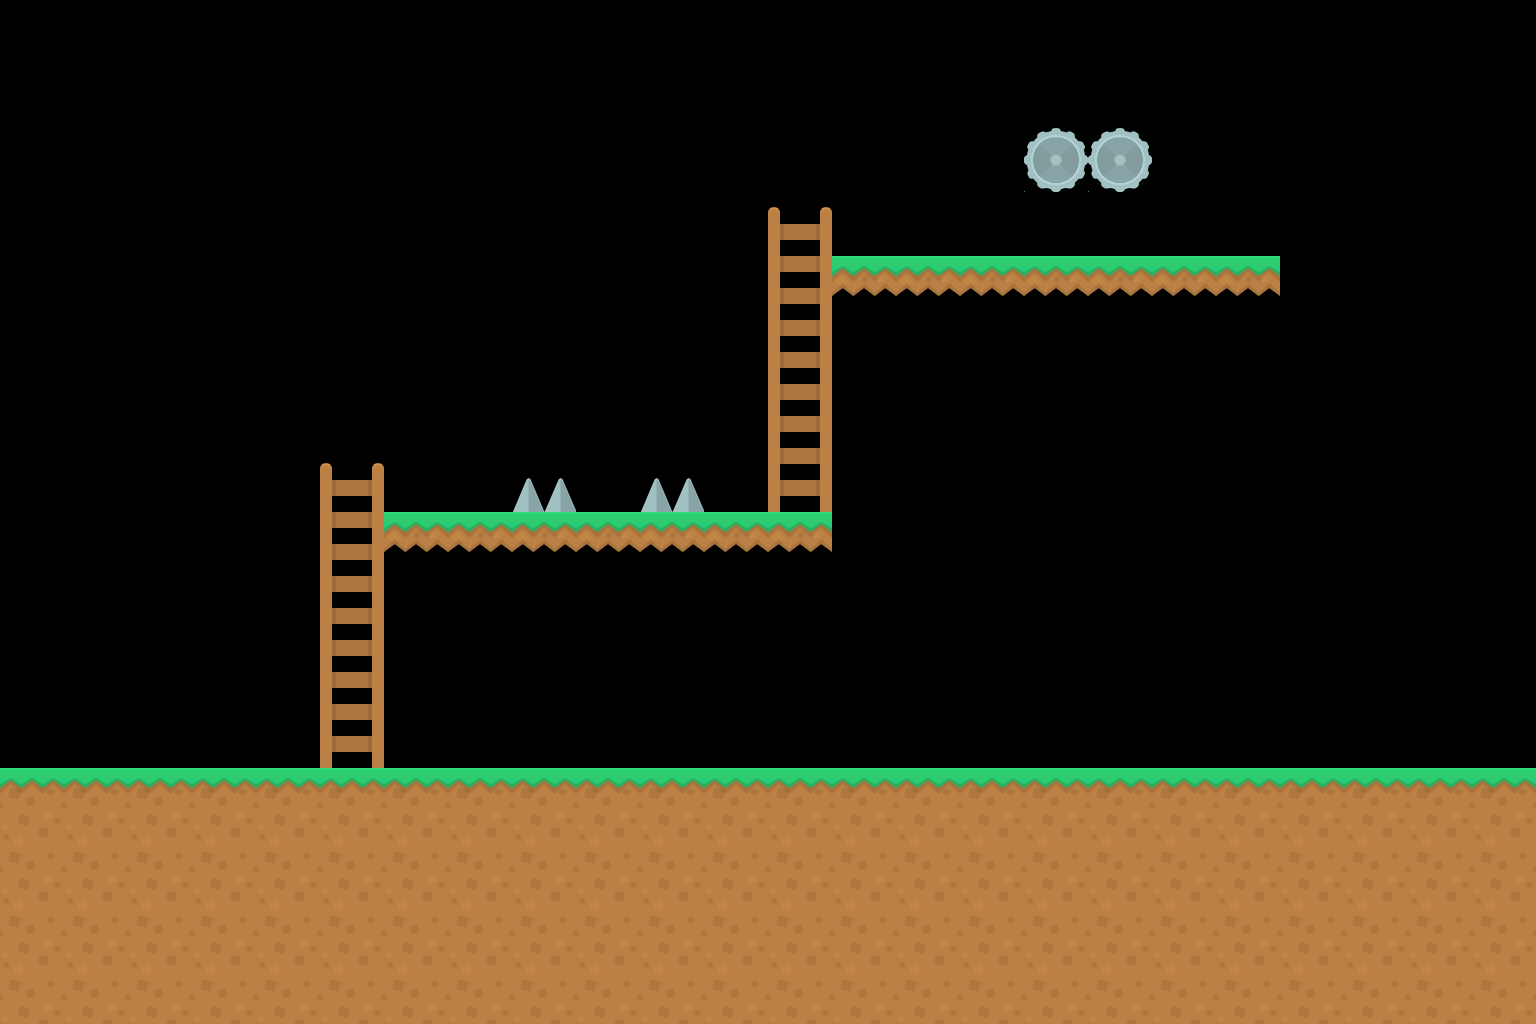

A level layout from a 2D game, rendered from its tile map. Below: a short description, then the map file with its tile-grid data intact:
An orthogonal 24x16 tile map with 64x64 px tiles, 3 tile layers (road, ladder, trap).

<map version="1.10" tiledversion="1.10.1" orientation="orthogonal" renderorder="right-down" width="24" height="16" tilewidth="64" tileheight="64" infinite="0" nextlayerid="4" nextobjectid="1">
 <tileset firstgid="1" name="platformPack_tilesheet" tilewidth="64" tileheight="64" tilecount="98" columns="14">
  <image source="map/platformPack_tilesheet.png" width="896" height="448" />
 </tileset>
 <layer id="1" name="road" width="24" height="16">
  <data encoding="csv">
0,0,0,0,0,0,0,0,0,0,0,0,0,0,0,0,0,0,0,0,0,0,0,0,
0,0,0,0,0,0,0,0,0,0,0,0,0,0,0,0,0,0,0,0,0,0,0,0,
0,0,0,0,0,0,0,0,0,0,0,0,0,0,0,0,0,0,0,0,0,0,0,0,
0,0,0,0,0,0,0,0,0,0,0,0,0,0,0,0,0,0,0,0,0,0,0,0,
0,0,0,0,0,0,0,0,0,0,0,0,0,29,29,29,29,29,29,29,0,0,0,0,
0,0,0,0,0,0,0,0,0,0,0,0,0,0,0,0,0,0,0,0,0,0,0,0,
0,0,0,0,0,0,0,0,0,0,0,0,0,0,0,0,0,0,0,0,0,0,0,0,
0,0,0,0,0,0,0,0,0,0,0,0,0,0,0,0,0,0,0,0,0,0,0,0,
0,0,0,0,0,0,29,29,29,29,29,29,29,0,0,0,0,0,0,0,0,0,0,0,
0,0,0,0,0,0,0,0,0,0,0,0,0,0,0,0,0,0,0,0,0,0,0,0,
0,0,0,0,0,0,0,0,0,0,0,0,0,0,0,0,0,0,0,0,0,0,0,0,
0,0,0,0,0,0,0,0,0,0,0,0,0,0,0,0,0,0,0,0,0,0,0,0,
1,1,1,1,1,1,1,1,1,1,1,1,1,1,1,1,1,1,1,1,1,1,1,1,
4,4,4,4,4,4,4,4,4,4,4,4,4,4,4,4,4,4,4,4,4,4,4,4,
4,4,4,4,4,4,4,4,4,4,4,4,4,4,4,4,4,4,4,4,4,4,4,4,
4,4,4,4,4,4,4,4,4,4,4,4,4,4,4,4,4,4,4,4,4,4,4,4
</data>
 </layer>
 <layer id="2" name="ladder" width="24" height="16">
  <data encoding="csv">
0,0,0,0,0,0,0,0,0,0,0,0,0,0,0,0,0,0,0,0,0,0,0,0,
0,0,0,0,0,0,0,0,0,0,0,0,0,0,0,0,0,0,0,0,0,0,0,0,
0,0,0,0,0,0,0,0,0,0,0,0,0,0,0,0,0,0,0,0,0,0,0,0,
0,0,0,0,0,0,0,0,0,0,0,0,57,0,0,0,0,0,0,0,0,0,0,0,
0,0,0,0,0,0,0,0,0,0,0,0,58,0,0,0,0,0,0,0,0,0,0,0,
0,0,0,0,0,0,0,0,0,0,0,0,58,0,0,0,0,0,0,0,0,0,0,0,
0,0,0,0,0,0,0,0,0,0,0,0,58,0,0,0,0,0,0,0,0,0,0,0,
0,0,0,0,0,57,0,0,0,0,0,0,58,0,0,0,0,0,0,0,0,0,0,0,
0,0,0,0,0,58,0,0,0,0,0,0,0,0,0,0,0,0,0,0,0,0,0,0,
0,0,0,0,0,58,0,0,0,0,0,0,0,0,0,0,0,0,0,0,0,0,0,0,
0,0,0,0,0,58,0,0,0,0,0,0,0,0,0,0,0,0,0,0,0,0,0,0,
0,0,0,0,0,58,0,0,0,0,0,0,0,0,0,0,0,0,0,0,0,0,0,0,
0,0,0,0,0,0,0,0,0,0,0,0,0,0,0,0,0,0,0,0,0,0,0,0,
0,0,0,0,0,0,0,0,0,0,0,0,0,0,0,0,0,0,0,0,0,0,0,0,
0,0,0,0,0,0,0,0,0,0,0,0,0,0,0,0,0,0,0,0,0,0,0,0,
0,0,0,0,0,0,0,0,0,0,0,0,0,0,0,0,0,0,0,0,0,0,0,0
</data>
 </layer>
 <layer id="3" name="trap" width="24" height="16">
  <data encoding="csv">
0,0,0,0,0,0,0,0,0,0,0,0,0,0,0,0,0,0,0,0,0,0,0,0,
0,0,0,0,0,0,0,0,0,0,0,0,0,0,0,0,0,0,0,0,0,0,0,0,
0,0,0,0,0,0,0,0,0,0,0,0,0,0,0,0,72,72,0,0,0,0,0,0,
0,0,0,0,0,0,0,0,0,0,0,0,0,0,0,0,0,0,0,0,0,0,0,0,
0,0,0,0,0,0,0,0,0,0,0,0,0,0,0,0,0,0,0,0,0,0,0,0,
0,0,0,0,0,0,0,0,0,0,0,0,0,0,0,0,0,0,0,0,0,0,0,0,
0,0,0,0,0,0,0,0,0,0,0,0,0,0,0,0,0,0,0,0,0,0,0,0,
0,0,0,0,0,0,0,0,71,0,71,0,0,0,0,0,0,0,0,0,0,0,0,0,
0,0,0,0,0,0,0,0,0,0,0,0,0,0,0,0,0,0,0,0,0,0,0,0,
0,0,0,0,0,0,0,0,0,0,0,0,0,0,0,0,0,0,0,0,0,0,0,0,
0,0,0,0,0,0,0,0,0,0,0,0,0,0,0,0,0,0,0,0,0,0,0,0,
0,0,0,0,0,0,0,0,0,0,0,0,0,0,0,0,0,0,0,0,0,0,0,0,
0,0,0,0,0,0,0,0,0,0,0,0,0,0,0,0,0,0,0,0,0,0,0,0,
0,0,0,0,0,0,0,0,0,0,0,0,0,0,0,0,0,0,0,0,0,0,0,0,
0,0,0,0,0,0,0,0,0,0,0,0,0,0,0,0,0,0,0,0,0,0,0,0,
0,0,0,0,0,0,0,0,0,0,0,0,0,0,0,0,0,0,0,0,0,0,0,0
</data>
 </layer>
</map>
